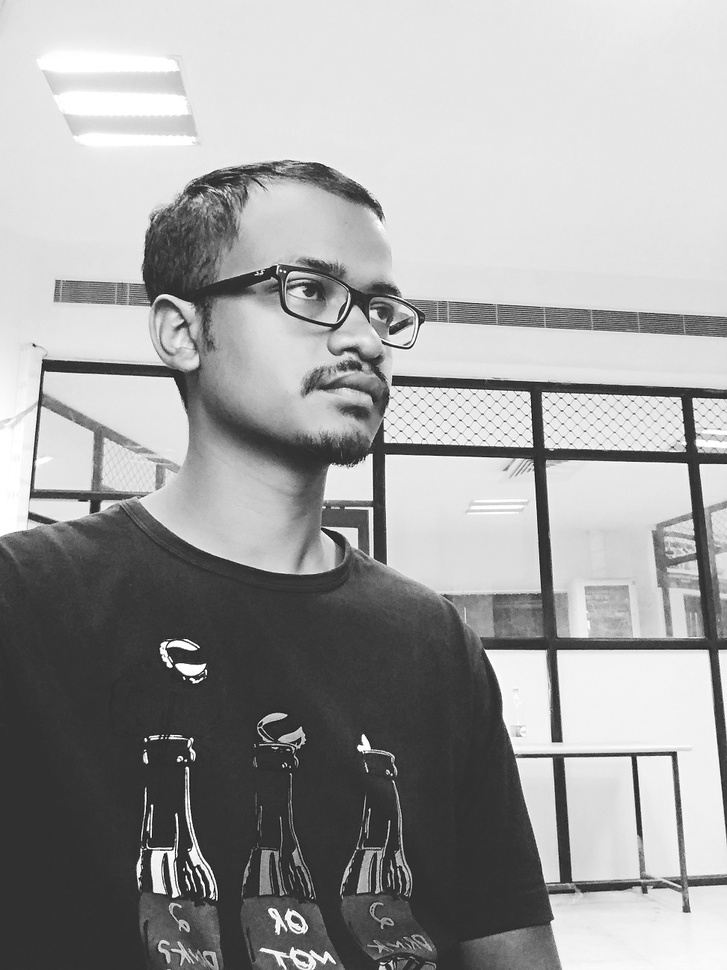
#> input picture dp.jpg, 727 x 970 px, shrunk from 972 x 1296 before the run
$ python -i filters01.py   (imports and definitions only)
#> lines starting #> are read from the running program, lines starting #| are printed output that depends on the picture
#> further down, picture is the input picture: shape (970, 727, 3); min 8, max 255, mean 159.8
import numpy as np
import gradio as gr
import scipy as sp
from skimage import color


def serpia(img):
    serpia_filter = np.array([
        [0.393, 0.769, 0.189],
        [0.349, 0.686, 0.168],
        [0.272, 0.534, 0.131]
    ])

    serpia_img = img.dot(serpia_filter.T)
    serpia_img = serpia_img/serpia_img.max()

    return serpia_img

def sobel(img):
    img = color.rgb2gray(img)
    sx = np.array([
        [-1,0,1],
        [-2,0,2],
        [-1,0,1]
    ])
    sy = np.array([
        [1,2,1],
        [0,0,0],
        [-1,-2,-1]
    ])

    gx = sp.ndimage.convolve(img, sx)
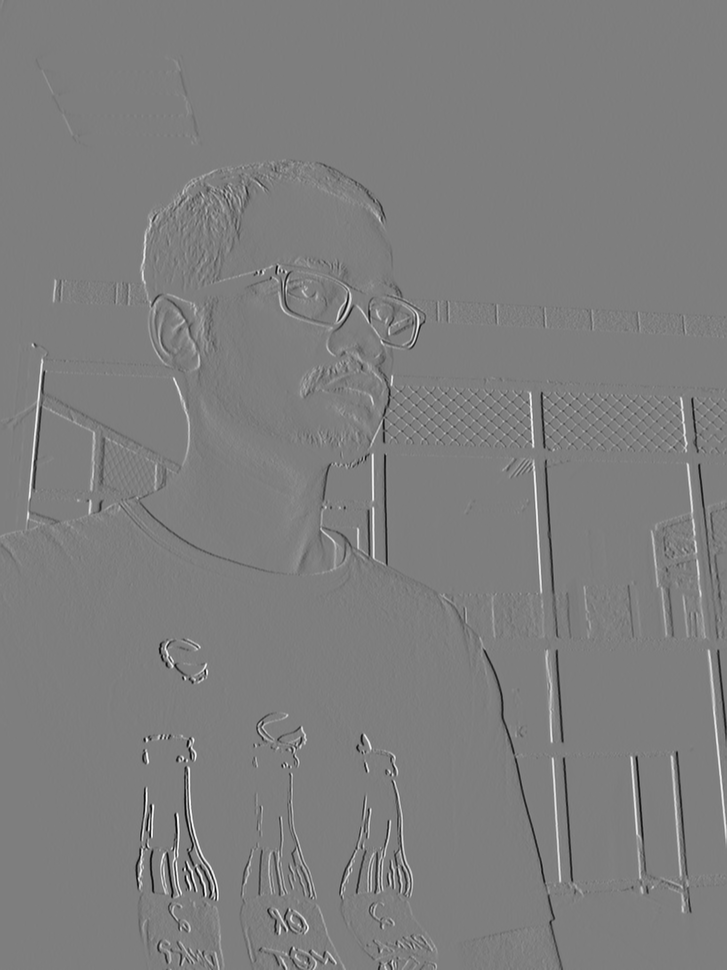
#> gx: shape (970, 727) float64; min -3.62, max 3.67, mean -0.00192; drawn with min black and max white
    gy = sp.ndimage.convolve(img, sy)
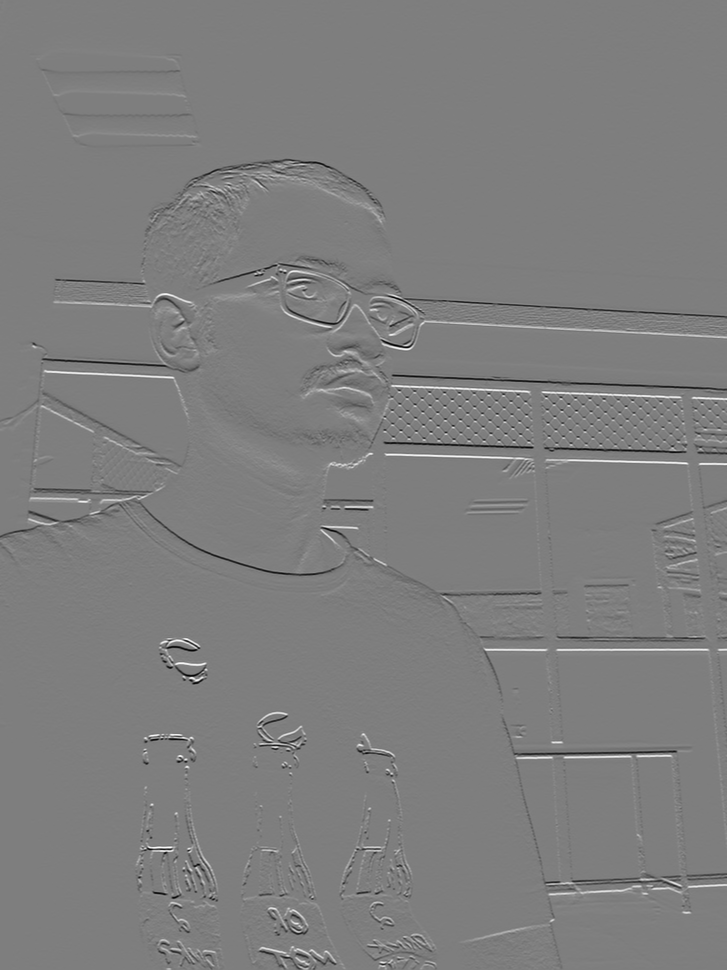
#> gy: shape (970, 727) float64; min -3.53, max 3.58, mean -0.00367; drawn with min black and max white

    edges = np.sqrt(gx**2+gy**2)
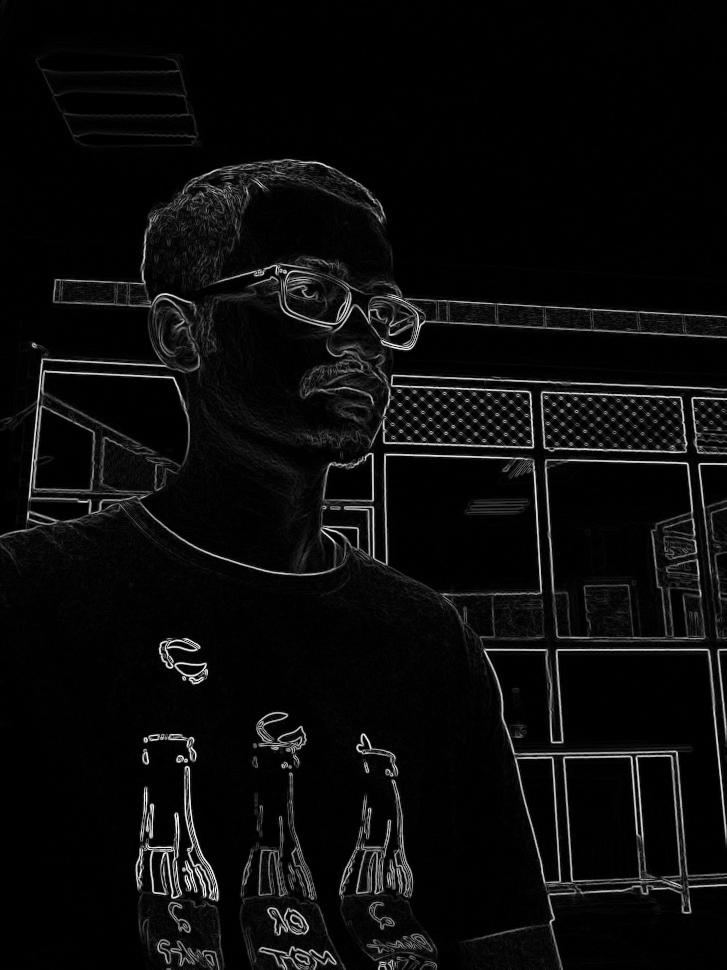
#> edges: shape (970, 727) float64; min 0, max 3.68, mean 0.167; drawn with min black and max white
    edges /= edges.max()

    return edges


# [1 line that did not run here, left out]

# [2 lines not run here, left out]

>>> import cv2
>>> picture = cv2.cvtColor(cv2.imread('dp.jpg'), cv2.COLOR_BGR2RGB)
>>> result = sobel(picture)
